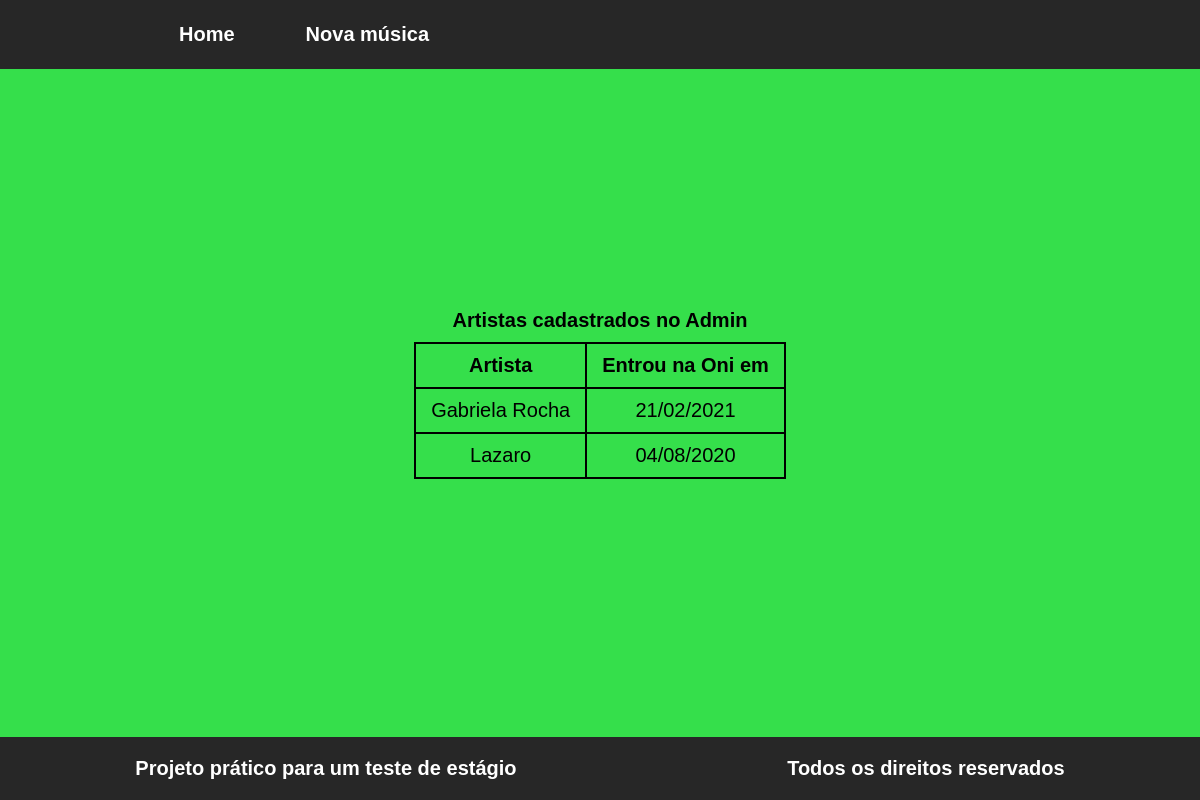
The page / on the database its author committed.
### musics/models.py (models this page shows, shortened)
class Artist(models.Model):
    name = models.CharField(max_length=30)
    date_joined = models.DateTimeField()
    class Meta:
        verbose_name_plural = 'Artists'

### musics/views.py (the view)
# urls.py: path('', home, name='url_home'),
def home(request):
    data = {'artists': Artist.objects.all()}
    for artist in data['artists']:
        temp_date = artist.date_joined.strftime("%d/%m/%Y")
        artist.date_joined = temp_date
    return render(request, 'musics/home.html', data)

### musics/templates/musics/home.html (shortened to what this page needs)
{% extends "musics/base.html" %}
{% load static %}
{% block conteudo %}
<div>
    <table>
        <caption>Artistas cadastrados no Admin</caption>
        <tbody>
            <tr>
                <th>Artista</th>
                <th>Entrou na Oni em</th>
            </tr>
            {% for artist in artists %}
            <tr class="tr-artist" data-id="{{ artist.id }}">
                <td>{{ artist.name }}</td>
                <td>{{ artist.date_joined }}</td>
            </tr>
            {% endfor %}
        </tbody>
    </table>
</div>
{% endblock conteudo %}

### musics/static/css/style.css (style rules this page uses)
html, body { margin: 0; padding: 0; font-family: Arial, Helvetica, sans-serif; height: 100%; font-size: 20px; background-color: rgb(53, 223, 75); }
* { box-sizing: border-box; }
table { width: auto; min-width: 340px; color: black; }
table caption { margin: 10px 0; font-weight: 700; }
table, th, td, tr { width: auto; border: 2px solid rgb(0, 0, 0); border-collapse: collapse; padding: 10px 15px; text-align: center; }

### rows shown on the page
Artist: name "Gabriela Rocha", date_joined "21/02/2021"
Artist: name "Lazaro", date_joined "04/08/2020"
